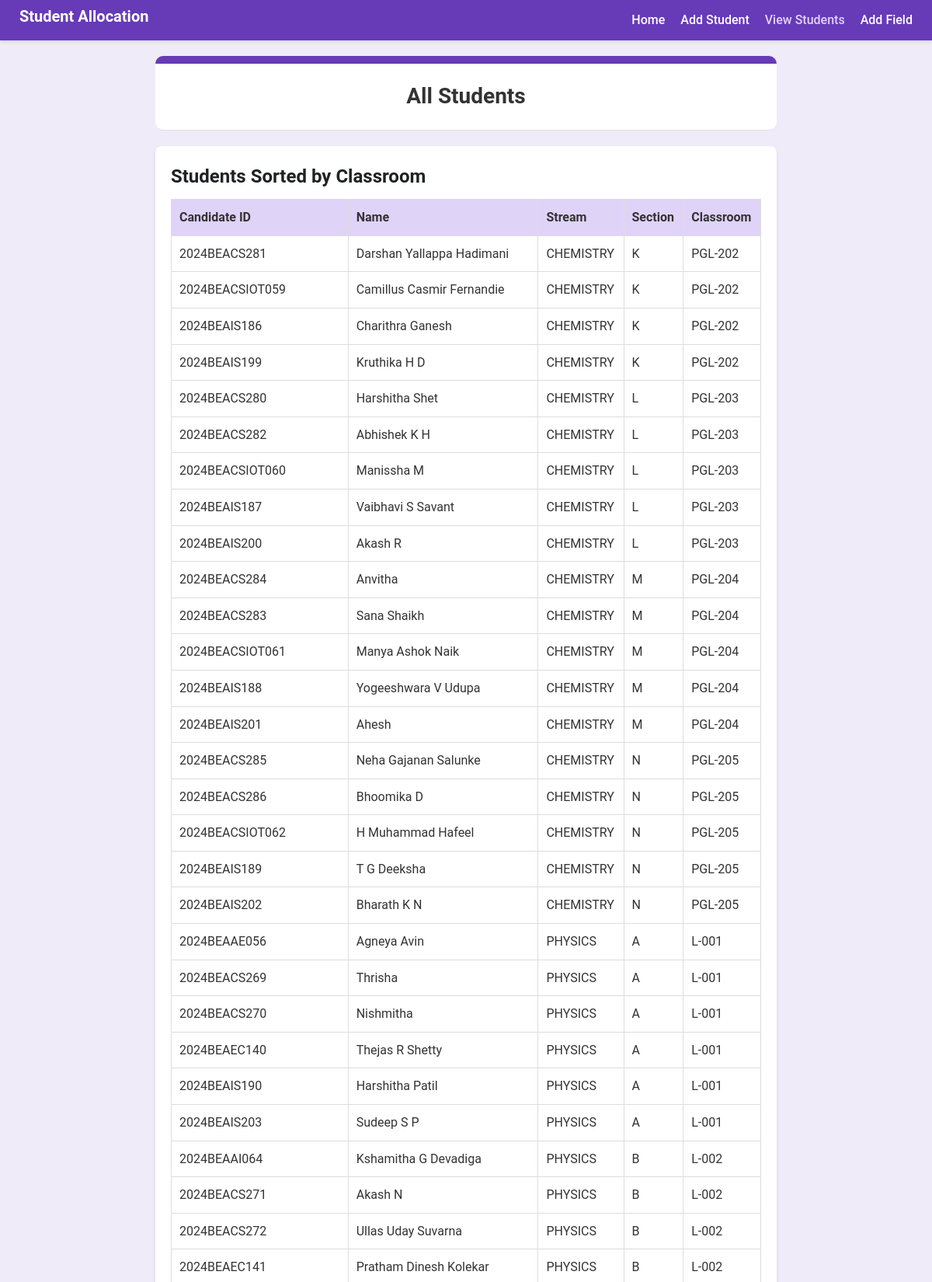
Screenshot of /view_students (upper part) with the database file from the repository.
### app.py (models this page shows)
class Student(db.Model):
    id = db.Column(db.Integer, primary_key=True)
    candidate_id = db.Column(db.String(10), unique=True, nullable=False)
    name = db.Column(db.String(50), nullable=False)
    section = db.Column(db.String(2), nullable=False)
    stream  = db.Column(db.String(10), nullable=False)
    classroom = db.Column(db.String(10))

### app.py (the view)
@app.route('/view_students', methods=['GET'])
def view_students():
    students = Student.query.order_by(Student.classroom).all()
    return render_template('view_students.html', students=students)

### templates/view_students.html (shortened to what this page needs)
<!DOCTYPE html>
<html lang="en">
<head>
    <link rel="stylesheet" href="{{ url_for('static', filename='css/styles.css') }}">
</head>
<body>
    <nav class="navbar">
        <h2>Student Allocation</h2>
        <ul>
            <li><a href="/">Home</a></li>
            <li><a href="/add_student" >Add Student</a></li>
            <li><a href="/view_students" class="active">View Students</a></li>
            <li><a href="/add_field">Add Field</a></li>
        </ul>
    </nav>
    <header>
        <h1>All Students</h1>
    </header>
    <main class="container">
        <h2>Students Sorted by Classroom</h2>
        {% if students %}
            <table class="student-table">
                <thead>
                    <tr>
                        <th>Candidate ID</th>
                        <th>Name</th>
                        <th>Stream</th>
                        <th>Section</th>
                        <th>Classroom</th>
                    </tr>
                </thead>
                <tbody>
                    {% for student in students %}
                        <tr>
                            <td>{{ student.candidate_id }}</td>
                            <td>{{ student.name }}</td>
                            <td>{{ student.stream }}</td>
                            <td>{{ student.section }}</td>
                            <td>{{ student.classroom }}</td>
                        </tr>
                    {% endfor %}
                </tbody>
            </table>
        {% else %}
            <p>No students found.</p>
        {% endif %}
    </main>
</body>
</html>

### static/css/styles.css (style rules this page uses)
* { margin: 0; padding: 0; box-sizing: border-box; }
.navbar { background-color: #673ab7; padding: 5px; display: flex; justify-content: space-between; align-items: center; box-shadow: 0 2px 4px rgba(0, 0, 0, 0.1); }
.navbar h2 { color: #ffffff; margin-left: 20px; font-size: 1.25rem; }
.navbar ul { list-style-type: none; display: flex; margin-right: 20px; }
.navbar ul li { margin-left: 20px; }
.navbar ul li a { text-decoration: none; color: #ffffff; font-weight: 500; transition: color 0.3s; }
.navbar ul li a.active { color: #e0d3f8; }
body { font-family: 'Roboto', sans-serif; line-height: 1.6; color: #333; background-color: #f0ebf8; }
header { max-width: 800px; margin: 20px auto; background-color: #ffffff; padding: 20px 0; border-bottom: 1px solid #e0e0e0; border-top: 10px solid #673ab7; border-radius: 10px; text-align: center; }
header h1 { font-size: 1.75rem; }
.container { max-width: 800px; margin: 20px auto; padding: 20px; background-color: #ffffff; box-shadow: 0 2px 4px rgba(0,0,0,0.1); border-radius: 8px; }
h2 { font-size: 1.5rem; margin-bottom: 10px; color: #202124; }
.student-table { width: 100%; border-collapse: collapse; margin-bottom: 20px; }
.student-table td:nth-child(1), .student-table th:nth-child(1) { width: 30%; text-align: left; }
.student-table th, .student-table td { padding: 10px; text-align: left; border: 1px solid #ddd; }
.student-table th { background-color: #e0d3f8; }

### rows the page displays
Student: candidate_id "2024BEACS281", name "Darshan Yallappa Hadimani", stream "CHEMISTRY", section "K", classroom "PGL-202"
Student: candidate_id "2024BEACSIOT059", name "Camillus Casmir Fernandie", stream "CHEMISTRY", section "K", classroom "PGL-202"
Student: candidate_id "2024BEAIS186", name "Charithra Ganesh", stream "CHEMISTRY", section "K", classroom "PGL-202"
Student: candidate_id "2024BEAIS199", name "Kruthika H D", stream "CHEMISTRY", section "K", classroom "PGL-202"
Student: candidate_id "2024BEACS280", name "Harshitha Shet", stream "CHEMISTRY", section "L", classroom "PGL-203"
Student: candidate_id "2024BEACS282", name "Abhishek K H", stream "CHEMISTRY", section "L", classroom "PGL-203"
Student: candidate_id "2024BEACSIOT060", name "Manissha M", stream "CHEMISTRY", section "L", classroom "PGL-203"
Student: candidate_id "2024BEAIS187", name "Vaibhavi S Savant", stream "CHEMISTRY", section "L", classroom "PGL-203"
Student: candidate_id "2024BEAIS200", name "Akash R", stream "CHEMISTRY", section "L", classroom "PGL-203"
Student: candidate_id "2024BEACS284", name "Anvitha", stream "CHEMISTRY", section "M", classroom "PGL-204"
Student: candidate_id "2024BEACS283", name "Sana Shaikh", stream "CHEMISTRY", section "M", classroom "PGL-204"
Student: candidate_id "2024BEACSIOT061", name "Manya Ashok Naik", stream "CHEMISTRY", section "M", classroom "PGL-204"
Student: candidate_id "2024BEAIS188", name "Yogeeshwara V Udupa", stream "CHEMISTRY", section "M", classroom "PGL-204"
Student: candidate_id "2024BEAIS201", name "Ahesh", stream "CHEMISTRY", section "M", classroom "PGL-204"
Student: candidate_id "2024BEACS285", name "Neha Gajanan Salunke", stream "CHEMISTRY", section "N", classroom "PGL-205"
Student: candidate_id "2024BEACS286", name "Bhoomika D", stream "CHEMISTRY", section "N", classroom "PGL-205"
Student: candidate_id "2024BEACSIOT062", name "H Muhammad Hafeel", stream "CHEMISTRY", section "N", classroom "PGL-205"
Student: candidate_id "2024BEAIS189", name "T G Deeksha", stream "CHEMISTRY", section "N", classroom "PGL-205"
Student: candidate_id "2024BEAIS202", name "Bharath K N", stream "CHEMISTRY", section "N", classroom "PGL-205"
Student: candidate_id "2024BEAAE056", name "Agneya Avin", stream "PHYSICS", section "A", classroom "L-001"
Student: candidate_id "2024BEACS269", name "Thrisha", stream "PHYSICS", section "A", classroom "L-001"
Student: candidate_id "2024BEACS270", name "Nishmitha", stream "PHYSICS", section "A", classroom "L-001"
Student: candidate_id "2024BEAEC140", name "Thejas R Shetty", stream "PHYSICS", section "A", classroom "L-001"
Student: candidate_id "2024BEAIS190", name "Harshitha Patil", stream "PHYSICS", section "A", classroom "L-001"
Student: candidate_id "2024BEAIS203", name "Sudeep S P", stream "PHYSICS", section "A", classroom "L-001"
Student: candidate_id "2024BEAAI064", name "Kshamitha G Devadiga", stream "PHYSICS", section "B", classroom "L-002"
Student: candidate_id "2024BEACS271", name "Akash N", stream "PHYSICS", section "B", classroom "L-002"
Student: candidate_id "2024BEACS272", name "Ullas Uday Suvarna", stream "PHYSICS", section "B", classroom "L-002"
Student: candidate_id "2024BEAEC141", name "Pratham Dinesh Kolekar", stream "PHYSICS", section "B", classroom "L-002"
